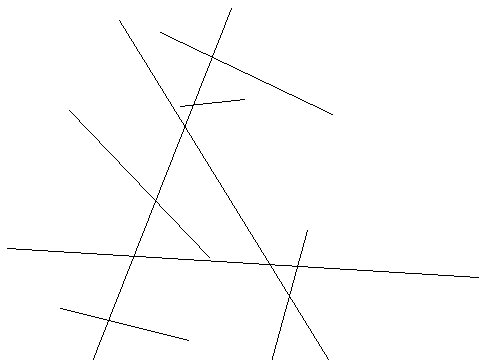

Python code for this plot:
from PIL import Image, ImageDraw
image1 = Image.new('RGB', (480, 360), '#ffffff')
draw = ImageDraw.Draw(image1)
c=[163,435,229,280]
draw.ellipse(c,'#ffffff','#000000')
c=[386,419,344,29]
draw.ellipse(c,'#ffffff','#000000')
c=[392,423,88,204]
draw.ellipse(c,'#ffffff','#000000')
l=[478,277,7,248]
draw.line(l,'#000000')
l=[69,110,209,257]
draw.line(l,'#000000')
l=[64,432,231,8]
draw.line(l,'#000000')
l=[386,453,119,20]
draw.line(l,'#000000')
l=[160,32,332,114]
draw.line(l,'#000000')
l=[240,474,307,230]
draw.line(l,'#000000')
l=[180,106,244,99]
draw.line(l,'#000000')
l=[188,340,60,308]
draw.line(l,'#000000')
image1.save('Artist40.png')